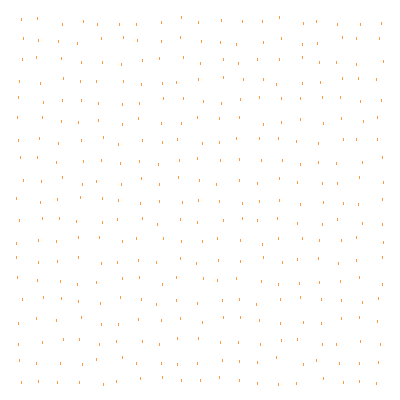
Frame 1 (no input)
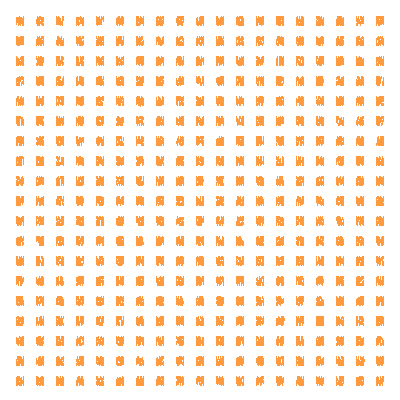
Frame 60 (the mouse pressed at the canvas centre just before this capture)
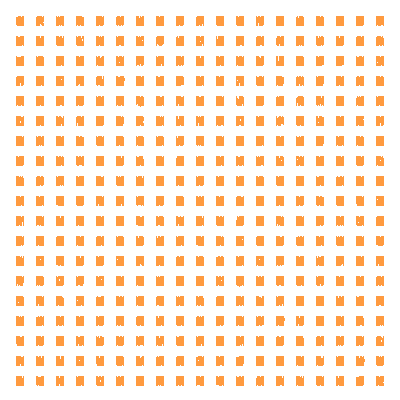
Frame 120 (the mouse held since frame 60 and released just before this capture)

The Processing sketch that drew these frames (run headless with seeded random() and noise(); from frame 60 on, the mouse is pressed at the canvas centre):

// Processing sketch: processing_161471
// ── processing_161471.pde

//by Emilie Roquet

//carrés de 2x2 pixels
float l,h=2;

void setup(){
  size(400,400);
  background(255);
  smooth();
}

void draw(){
  stroke(255,154,63);
//répétition de contours de carrés
//20 = écartement entre les carrés
  for (int i=20; i<width; i+=20){
    for (int j=20; j<height; j+=20){
//variation au hasard des carrés sur le quadrillage entre -4 et 4
      rect(i+random(-4,4), j+random(-4,4), l, h);
      
    }
  }
}
